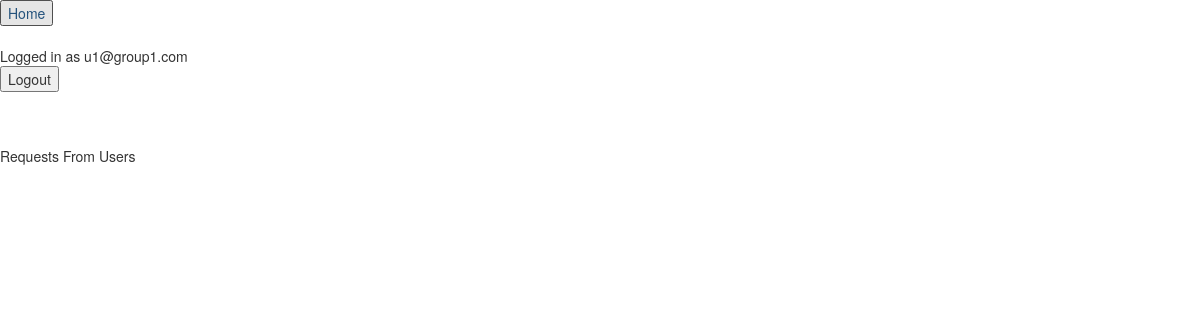
The page /focal_point/requests/ (signed in) on the database as committed earlier.
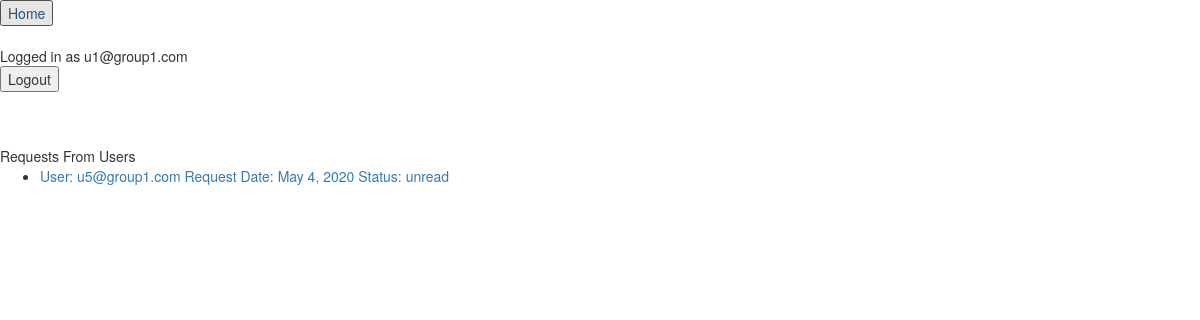
The same page on the database as committed later.
### CustomRequests/models.py (models this page shows)
class RequestToChangeCubic(models.Model):
    user = models.ForeignKey(CustomUser, on_delete=models.CASCADE)
    request_date = models.DateField(default=now())
    cubic = models.ForeignKey(Cubic, on_delete=models.CASCADE, blank=True, null=True)
    status = models.CharField(max_length=MAX_LENGTH, choices=(('unread', 'unread'), ('in progress', 'in progress'),
                                                              ('approved', 'approved'), ('denied', 'denied')),
                              default='unread')
    reason = models.TextField(blank=True)
    notes = models.TextField(blank=True)

### custom_user/models.py (models this page shows, shortened)
class CustomUser(AbstractBaseUser):
    email = models.EmailField(
        verbose_name='email address',
        max_length=255,
        unique=True,
    )
    active = models.BooleanField(default=True)
    staff = models.BooleanField(default=False)  # a admin user; non super-user
    admin = models.BooleanField(default=False)  # a superuser
    objects = UserManager()
    USERNAME_FIELD = 'email'
    REQUIRED_FIELDS = []  # Email & Password are required by default.
    employee_number = models.CharField(max_length=MAX_LENGTH, unique=True)  #TODO: unique? think about admins( now they are always 0)
    start_date = models.DateField(null=True, blank=True)
    end_date = models.DateField(null=True, blank=True)
    percentage = models.CharField(choices=(('full_time', 'full_time'), ('part_time', 'part_time')), max_length=MAX_LENGTH,
                                  default="full_time")
    business_group = models.ForeignKey(BusinessGroup, on_delete=models.CASCADE)
    focal_point = models.BooleanField(default=False)
    space_planner = models.BooleanField(default=False)
    def __str__(self):              # __unicode__ on Python 2
        return self.email
    @property
    def is_active(self):
        return self.active

### cubic_managment/decorators.py (the view)
    def wrap(request, *args, **kwargs):
        if request.user.focal_point:
            return function(request, *args, **kwargs)
        else:
            raise PermissionDenied

### focal_point/views.py (called while the page is built)
@user_is_focal_point
def display_requests(request):
    users_in_focal_point_group = CustomUser.objects.filter(business_group=request.user.business_group)
    requests = RequestToChangeCubic.objects.filter(user__in=users_in_focal_point_group)
    return render(request, 'focal_point/requests.html', {'requests': requests})

### focal_point/templates/focal_point/requests.html
{% extends 'custom_user/base.html' %}
{% block content %}
    <body>
    Requests From Users
    <ul>
        {% for request in requests%}
        <li>
            <a href="{% url 'focal_point:viewrequest' request.id %}">
            User: {{ request.user }}
            Request Date: {{ request.request_date }}
            {% if request.status %}
                Status: {{ request.status}}
            {% endif %}
            </a>
        </li>
        {% endfor %}
    </ul>
</body>
{% endblock %}

### custom_user/templates/custom_user/base.html (shortened to what this page needs)
<head>
    <link rel="stylesheet" href="https://maxcdn.bootstrapcdn.com/bootstrap/3.3.7/css/bootstrap.min.css" />
  <link rel="stylesheet" href="https://cdnjs.cloudflare.com/ajax/libs/datepicker/0.6.5/datepicker.min.css" />
</head>
<a href="{% url 'homepage' %}">
    <input type="button" value="Home">
</a>
{% if user.is_authenticated %}
Logged in as {{user.email}}
<form action="{% url 'logoutuser'%}" method="POST">
    <button type="submit">Logout</button>
</form>
{% else %}
<a href="{% url 'signupuser'%}">Sign Up</a>
<a href="{% url 'loginuser'%}">Log In</a>
{% endif %}
{% block content %}
{% endblock %}

Rows that differ between the two databases and show on the page:
added RequestToChangeCubic: user "u5@group1.com", request_date "May 4, 2020", status "unread"
